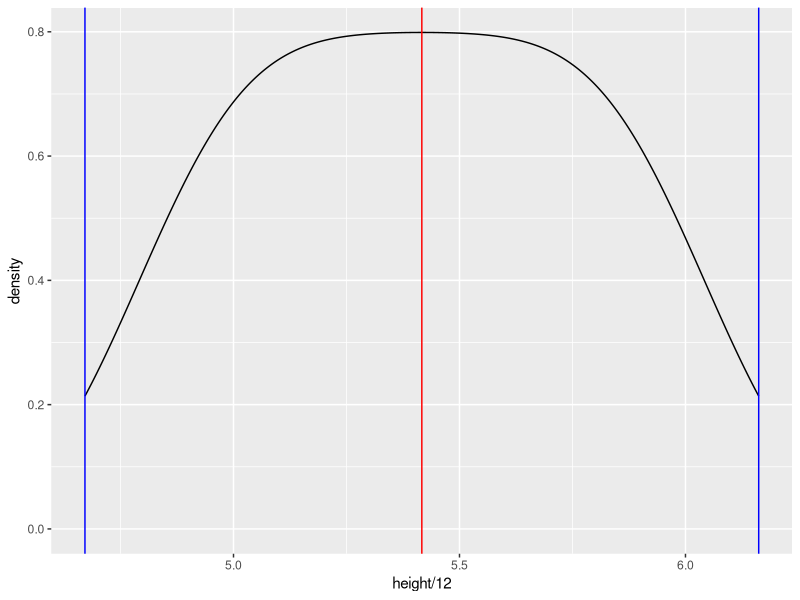

Write the R code that produced this figure. (Note: this script raises an error after producing the figure.)
## ---- chunk 1
rm(list = ls())
library(modelr)
library(tidyverse)
options(scipen=999)
data(diamonds)
## ---- chunk 2
data(women)
avg_height <- mean(women$height/12)
sd_height <- sd(women$height/12)

ggplot(women, aes(height/12)) +
  geom_density() +
  geom_vline(aes(xintercept = avg_height), color = "red") +
  geom_vline(aes(xintercept = avg_height + 2 * sd_height), color = "blue") +
  geom_vline(aes(xintercept =  avg_height - 2 * sd_height), color = "blue")
## ---- chunk 3
knitr::include_graphics("images/clams-2018-zoomed-out.png")
## ---- chunk 4
knitr::include_graphics("images/clams-2018-zoomed-in.png")
## ---- chunk 5
diamonds
## ---- chunk 6
ggplot(diamonds, aes(cut, price)) + geom_boxplot()
ggplot(diamonds, aes(color, price)) + geom_boxplot()
ggplot(diamonds, aes(clarity, price)) + geom_boxplot()
## ---- chunk 7
## This draws a hex-scatter plot and rather than count each individual diamond
## separately, it creates a number of bins (N) across the x and y axis and then
## reports how many cases (diamonds) are in each bin.
ggplot(diamonds, aes(carat, price)) + 
  geom_hex(bins = 50)
## ---- chunk 8
## Note: I am creating a NEW copy of diamonds.
## Note 2: I am using mutate to create new columns in the data.
diamonds2 <- 
  diamonds %>%
  filter(carat <= 2.5) %>%
  mutate(lprice = log2(price),
         lcarat = log2(carat))
## ---- chunk 9
ggplot(diamonds2, aes(price)) + geom_density()
ggplot(diamonds2, aes(lprice)) + geom_density()
## ---- chunk 10
## Same plot as before, this time using logged data.
ggplot(diamonds2, aes(lcarat, lprice)) + 
  geom_hex(bins = 50)
## ---- chunk 11
## Same plot as before, this time using logged data.
diamonds2 %>%
  group_by(color, clarity) %>%
  count() %>%
  ggplot(aes(color, clarity, fill = n)) + 
  geom_tile()
## ---- chunk 12
mod_diamond <- lm(lprice ~ lcarat, data = diamonds2)
summary(mod_diamond)
## ---- chunk 13
demo <- sample_n(diamonds2, 100)
demo <- add_predictions(demo, mod_diamond)
demo %>% 
  arrange(pred) %>%
  ggplot() +
  geom_point(aes(x = lcarat, y = lprice)) +
  geom_line(aes(x = lcarat, y = pred), color = "blue")
## ---- chunk 14
demo <- add_residuals(demo, mod_diamond)
demo %>%
  ggplot(aes(resid)) + geom_density()
## ---- chunk 15
ggplot(demo, aes(cut, resid)) + geom_boxplot()
ggplot(demo, aes(color, resid)) + geom_boxplot()
ggplot(demo, aes(clarity, resid)) + geom_boxplot()
## ---- chunk 16
mod_diamond2 <- lm(lprice ~ lcarat + clarity, data = diamonds2)
summary(mod_diamond2)
## ---- chunk 17
demo <- add_residuals(demo, mod_diamond2)
demo <- add_predictions(demo, mod_diamond2)
demo %>%
  ggplot(aes(resid)) + geom_density()
## ---- chunk 18
demo %>%
  mutate(true_predicted_price = 2^pred) %>%
  select(price, true_predicted_price)
